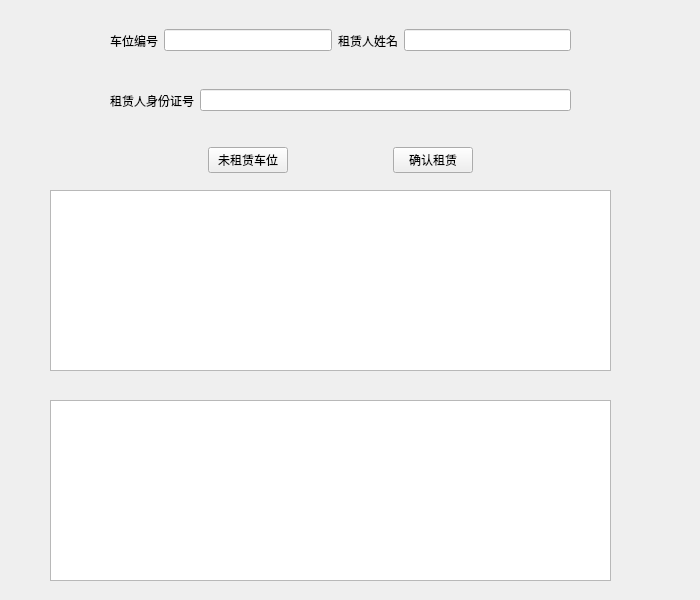
<?xml version="1.0" encoding="UTF-8"?>
<ui version="4.0">
 <class>Wuyecheweichuzu</class>
 <widget class="QWidget" name="Wuyecheweichuzu">
  <property name="geometry">
   <rect>
    <x>0</x>
    <y>0</y>
    <width>700</width>
    <height>600</height>
   </rect>
  </property>
  <property name="windowTitle">
   <string>Form</string>
  </property>
  <property name="styleSheet">
   <string notr="true">background-image: url();</string>
  </property>
  <widget class="QWidget" name="horizontalLayoutWidget">
   <property name="geometry">
    <rect>
     <x>110</x>
     <y>10</y>
     <width>461</width>
     <height>61</height>
    </rect>
   </property>
   <layout class="QHBoxLayout" name="horizontalLayout">
    <item>
     <widget class="QLabel" name="label">
      <property name="text">
       <string>车位编号</string>
      </property>
     </widget>
    </item>
    <item>
     <widget class="QLineEdit" name="numlineEdit"/>
    </item>
    <item>
     <widget class="QLabel" name="label_2">
      <property name="text">
       <string>租赁人姓名</string>
      </property>
     </widget>
    </item>
    <item>
     <widget class="QLineEdit" name="namelineEdit"/>
    </item>
   </layout>
  </widget>
  <widget class="QWidget" name="horizontalLayoutWidget_2">
   <property name="geometry">
    <rect>
     <x>110</x>
     <y>70</y>
     <width>461</width>
     <height>61</height>
    </rect>
   </property>
   <layout class="QHBoxLayout" name="horizontalLayout_2">
    <item>
     <widget class="QLabel" name="label_3">
      <property name="text">
       <string>租赁人身份证号</string>
      </property>
     </widget>
    </item>
    <item>
     <widget class="QLineEdit" name="IDlineEdit"/>
    </item>
   </layout>
  </widget>
  <widget class="QWidget" name="horizontalLayoutWidget_3">
   <property name="geometry">
    <rect>
     <x>110</x>
     <y>130</y>
     <width>461</width>
     <height>61</height>
    </rect>
   </property>
   <layout class="QHBoxLayout" name="horizontalLayout_3">
    <item>
     <spacer name="horizontalSpacer">
      <property name="orientation">
       <enum>Qt::Horizontal</enum>
      </property>
      <property name="sizeHint" stdset="0">
       <size>
        <width>40</width>
        <height>20</height>
       </size>
      </property>
     </spacer>
    </item>
    <item>
     <widget class="QPushButton" name="selectpushButton">
      <property name="text">
       <string>未租赁车位</string>
      </property>
     </widget>
    </item>
    <item>
     <spacer name="horizontalSpacer_2">
      <property name="orientation">
       <enum>Qt::Horizontal</enum>
      </property>
      <property name="sizeHint" stdset="0">
       <size>
        <width>40</width>
        <height>20</height>
       </size>
      </property>
     </spacer>
    </item>
    <item>
     <widget class="QPushButton" name="yespushButton">
      <property name="text">
       <string>确认租赁</string>
      </property>
     </widget>
    </item>
    <item>
     <spacer name="horizontalSpacer_3">
      <property name="orientation">
       <enum>Qt::Horizontal</enum>
      </property>
      <property name="sizeHint" stdset="0">
       <size>
        <width>40</width>
        <height>20</height>
       </size>
      </property>
     </spacer>
    </item>
   </layout>
  </widget>
  <widget class="QTableView" name="tableView">
   <property name="geometry">
    <rect>
     <x>50</x>
     <y>190</y>
     <width>561</width>
     <height>181</height>
    </rect>
   </property>
  </widget>
  <widget class="QTableView" name="tableView_2">
   <property name="geometry">
    <rect>
     <x>50</x>
     <y>400</y>
     <width>561</width>
     <height>181</height>
    </rect>
   </property>
  </widget>
 </widget>
 <resources/>
 <connections/>
</ui>
